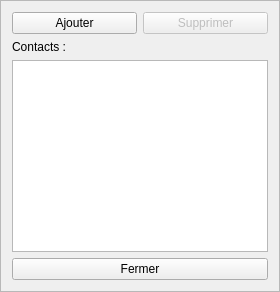
      <widget class="QFrame" name="Fr_Associes">
       <property name="frameShape">
        <enum>QFrame::StyledPanel</enum>
       </property>
       <property name="frameShadow">
        <enum>QFrame::Raised</enum>
       </property>
       <layout class="QGridLayout" name="gridLayout_18">
        <item row="0" column="0">
         <widget class="QPushButton" name="Bt_AJouterAssocie">
          <property name="text">
           <string>Ajouter</string>
          </property>
          <property name="icon">
           <iconset resource="ImagesIcones.qrc">
            <normaloff>:/Ajouter.png</normaloff>:/Ajouter.png</iconset>
          </property>
         </widget>
        </item>
        <item row="0" column="1">
         <widget class="QPushButton" name="Bt_SupprimerAssocie">
          <property name="enabled">
           <bool>false</bool>
          </property>
          <property name="text">
           <string>Supprimer</string>
          </property>
          <property name="icon">
           <iconset resource="ImagesIcones.qrc">
            <normaloff>:/Supprimer.png</normaloff>:/Supprimer.png</iconset>
          </property>
         </widget>
        </item>
        <item row="2" column="0" colspan="2">
         <widget class="QTableView" name="TbW_Associes">
          <property name="alternatingRowColors">
           <bool>true</bool>
          </property>
          <property name="selectionMode">
           <enum>QAbstractItemView::SingleSelection</enum>
          </property>
          <property name="selectionBehavior">
           <enum>QAbstractItemView::SelectRows</enum>
          </property>
          <attribute name="verticalHeaderVisible">
           <bool>false</bool>
          </attribute>
         </widget>
        </item>
        <item row="1" column="0">
         <widget class="QLabel" name="Lb_Associes_2">
          <property name="text">
           <string>Contacts :</string>
          </property>
         </widget>
        </item>
        <item row="3" column="0" colspan="2">
         <widget class="QPushButton" name="Bt_ValiderAssocies">
          <property name="text">
           <string>Fermer</string>
          </property>
         </widget>
        </item>
       </layout>
      </widget>
